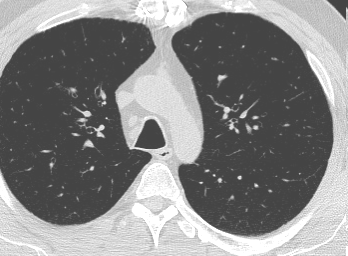
#> input picture data/CT_COVID/Covid (100).png, 348 x 256 px; its folder holds only this picture in this run
$ jupyter execute --allow-errors covidPredictionPaper2v1MVGG19200Epochs.ipynb
#> lines starting #> are read from the running program, lines starting #| are printed output that depends on the picture
[cell 1]
from tensorflow.keras.layers import Input, Flatten, Dense, Dropout, GlobalAveragePooling2D, BatchNormalization
from tensorflow.keras.models import Model
from tensorflow.keras.applications import VGG19
from tensorflow.keras.preprocessing.image import ImageDataGenerator
from sklearn.preprocessing import LabelEncoder
from tensorflow.keras.utils import to_categorical

from sklearn.model_selection import StratifiedKFold
from sklearn.preprocessing import LabelBinarizer
from sklearn.metrics import classification_report
import numpy as np
import matplotlib.pyplot as plt
from glob import glob
import cv2
from datetime import datetime

# Get the current time
now = datetime.now()
print("Start Time =", now)

# Define size to which images are to be resized
IMAGE_SIZE = [224, 224]

# Training configurations
epochs = 200     # adjust as needed
batch_size = 32
n_splits = 10    # 2–10 folds

# Paths
covid_path = '/home/CT_COVID'
noncovid_path = '/home/CT_NonCOVID'

# Load files
covid_files = glob(covid_path + '/*')
noncovid_files = glob(noncovid_path + '/*')

print("COVID images:", len(covid_files))
print("Non-COVID images:", len(noncovid_files))

# --- Preprocessing function ---
def preprocess_image(image):
    gray = cv2.cvtColor(image, cv2.COLOR_RGB2GRAY)
    clahe = cv2.createCLAHE(clipLimit=2.0, tileGridSize=(8, 8))
    contrast_enhanced = clahe.apply(gray)
    contrast_enhanced_rgb = cv2.cvtColor(contrast_enhanced, cv2.COLOR_GRAY2RGB)
    denoised_image = cv2.GaussianBlur(contrast_enhanced_rgb, (3, 3), 0)
    return denoised_image

# Load COVID images
covid_images, covid_labels = [], []
for f in covid_files:
    img = cv2.imread(f)
#> img is the input picture: shape (256, 348, 3); min 68, max 255, mean 133.5
    img = cv2.cvtColor(img, cv2.COLOR_BGR2RGB)
    img = cv2.resize(img, (224, 224))
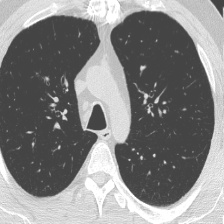
#> img: shape (224, 224, 3); min 68, max 255, mean 133.4
    img = preprocess_image(img)
#> in preprocess_image, `contrast_enhanced = clahe.apply(gray)`:
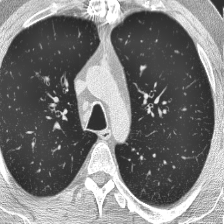
#> contrast_enhanced: shape (224, 224); min 40, max 255, mean 122.1
#> in preprocess_image, `denoised_image = cv2.GaussianBlur(contrast_enhanced_rgb, (3, 3), 0)`:
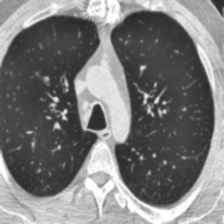
#> denoised_image: shape (224, 224, 3); min 41, max 255, mean 122.1
    covid_images.append(img)
    covid_labels.append("CT_COVID")

# Load Non-COVID images
noncovid_images, noncovid_labels = [], []
for f in noncovid_files:
    img = cv2.imread(f)
    img = cv2.cvtColor(img, cv2.COLOR_BGR2RGB)
    img = cv2.resize(img, (224, 224))
    img = preprocess_image(img)
    noncovid_images.append(img)
    noncovid_labels.append("CT_NonCOVID")

# Normalize
covid_images = np.array(covid_images) / 255.0
noncovid_images = np.array(noncovid_images) / 255.0

# Merge datasets
#> (the rest of this cell did not finish here and is left out)

$ run again, on data/CT_COVID/Covid (1072).png
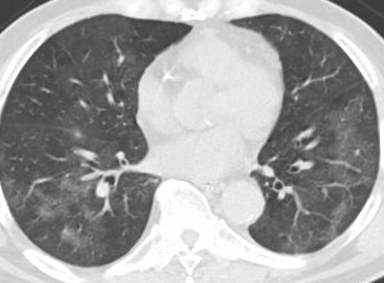
#> input picture data/CT_COVID/Covid (1072).png, 384 x 283 px
#> img is the input picture: shape (283, 384, 3); min 47, max 255, mean 160.9
#> `img = cv2.resize(img, (224, 224))`:
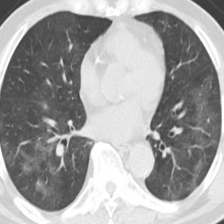
#> img: shape (224, 224, 3); min 54, max 255, mean 160.8
#> in preprocess_image, `contrast_enhanced = clahe.apply(gray)`:
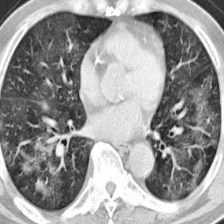
#> contrast_enhanced: shape (224, 224); min 24, max 255, mean 151.5

$ run again, on data/CT_COVID/Covid (1088).png
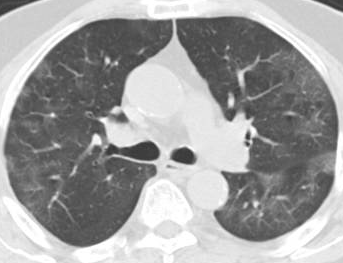
#> input picture data/CT_COVID/Covid (1088).png, 343 x 263 px
#> img is the input picture: shape (263, 343, 3); min 52, max 255, mean 159.3
#> `img = cv2.resize(img, (224, 224))`:
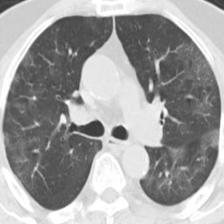
#> img: shape (224, 224, 3); min 56, max 255, mean 159.2
#> in preprocess_image, `contrast_enhanced = clahe.apply(gray)`:
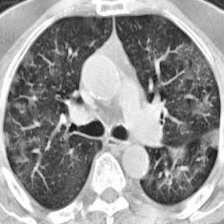
#> contrast_enhanced: shape (224, 224); min 21, max 255, mean 148.2

$ run again, on data/CT_COVID/Covid (1014).png
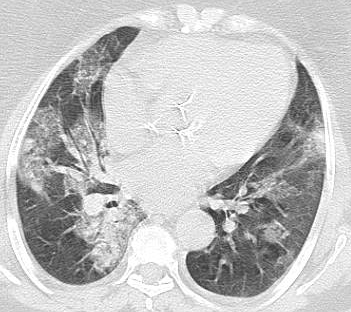
#> input picture data/CT_COVID/Covid (1014).png, 351 x 312 px
#> img is the input picture: shape (312, 351, 3); min 38, max 255, mean 194
#> `img = cv2.resize(img, (224, 224))`:
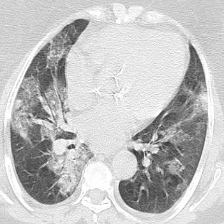
#> img: shape (224, 224, 3); min 48, max 255, mean 193.9
#> in preprocess_image, `denoised_image = cv2.GaussianBlur(contrast_enhanced_rgb, (3, 3), 0)`:
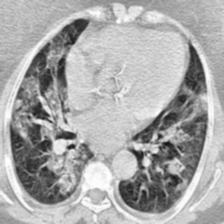
#> denoised_image: shape (224, 224, 3); min 18, max 254, mean 169.6
